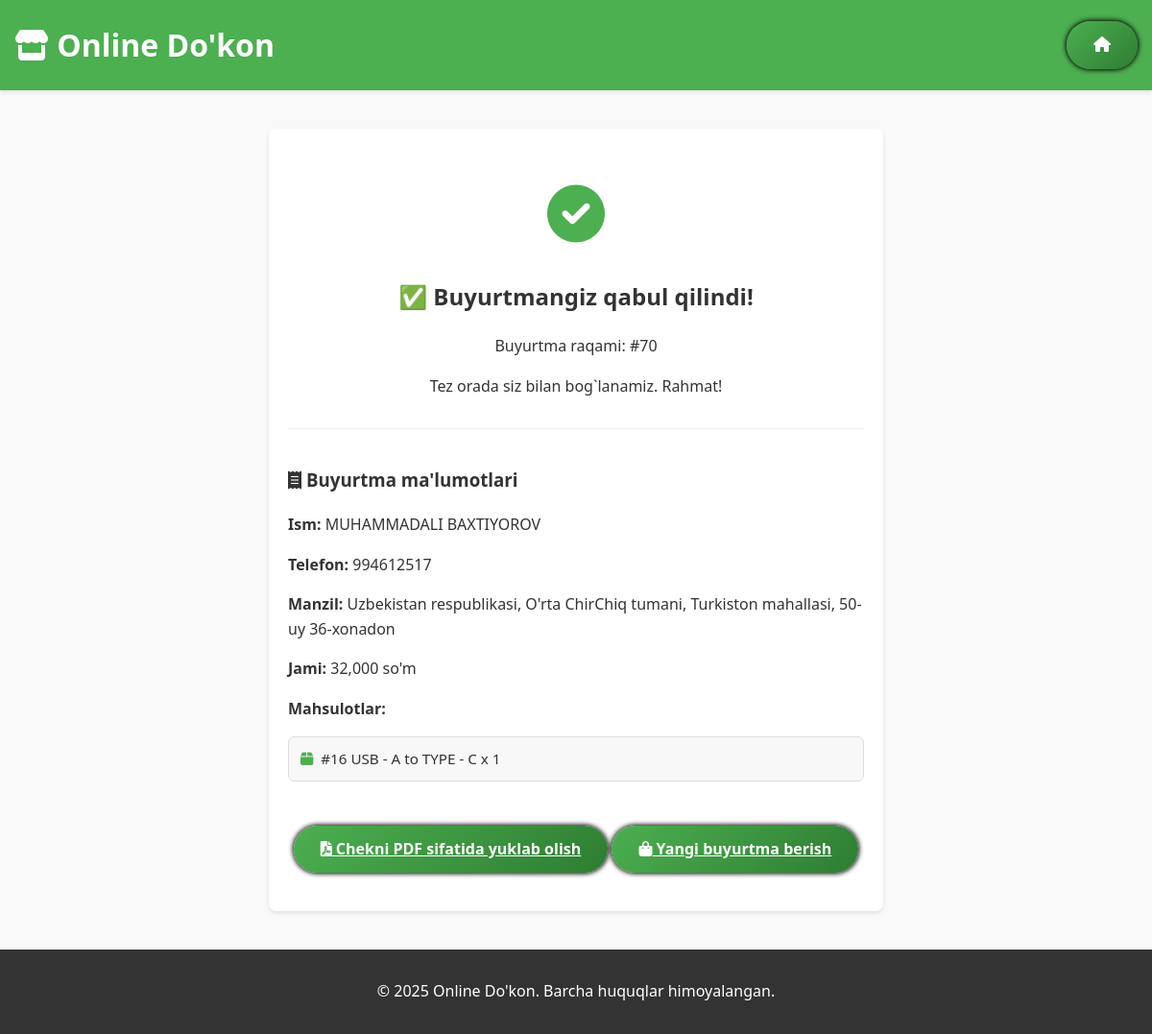
The page /success/70 on the database its author committed.
### tables this page shows
CREATE TABLE orders (id INTEGER PRIMARY KEY AUTOINCREMENT, name TEXT, phone TEXT, address TEXT, location TEXT, products TEXT, total_price INTEGER, status TEXT DEFAULT ('YANGI'));

### app.py (the view)
@app.route('/success/<int:order_id>')
def success(order_id):
    conn = get_db_connection()
    order = conn.execute('SELECT * FROM orders WHERE id = ?', (order_id,)).fetchone()
    conn.close()
    products = []
    if order and order['products']:
        raw_items = re.split(r'\),\s*\(', order['products'])
        products = [item.strip("() ").strip() for item in raw_items]
    return render_template('success.html', order=order, products=products)

### app.py (called while the page is built)
def get_db_connection():
    conn = sqlite3.connect('database/shop.db')
    conn.row_factory = sqlite3.Row
    return conn

### templates/success.html (shortened to what this page needs)
<!DOCTYPE html>
<html lang="uz">
<head>
    <link rel="stylesheet" href="{{ url_for('static', filename='styles.css') }}">
    <link rel="stylesheet" href="https://cdnjs.cloudflare.com/ajax/libs/font-awesome/6.0.0/css/all.min.css">
</head>
<body>
    <header class="header">
        <div class="container">
            <h1><i class="fas fa-store"></i> Online Do'kon</h1>
            <nav class="bottom-nav">
                <a href="{{ url_for('index') }}" class="btn">
                    <i class="fas fa-home"></i>
                </a>
            </nav>
        </div>
    </header>
    <main class="container">
        <div class="success-message">
            <div class="success-icon">
                <i class="fas fa-check-circle"></i>
            </div>
            <h2>✅ Buyurtmangiz qabul qilindi!</h2>
            <p>Buyurtma raqami: #{{ order.id }}</p>
            <p>Tez orada siz bilan bog`lanamiz. Rahmat!</p>
            <div class="order-details">
                <h3><i class="fas fa-receipt"></i> Buyurtma ma'lumotlari</h3>
                <p><strong>Ism:</strong> {{ order.name }}</p>
                <p><strong>Telefon:</strong> {{ order.phone }}</p>
                <p><strong>Manzil:</strong> {{ order.address }}</p>
                <p><strong>Jami:</strong> {{ "{:,.0f}".format(order.total_price) }} so'm</p>
                <p><strong>Mahsulotlar:</strong></p>
                <ul class="product-list">
                    {% for product in products %}
                    <li><i class="fas fa-box"></i> {{ product }}</li>
                    {% endfor %}
                </ul>
            </div>
            <a href="{{ url_for('download_receipt', order_id=order.id) }}" class="btn" style="margin-top:10px;">
                <i class="fas fa-file-pdf"></i> Chekni PDF sifatida yuklab olish
            </a>
            <a href="{{ url_for('index') }}" class="btn" style="margin-top: 30px;">
                <i class="fas fa-shopping-bag"></i> Yangi buyurtma berish
            </a>
        </div>
    </main>
    <footer class="footer">
        <div class="container">
            <p>© 2025 Online Do'kon. Barcha huquqlar himoyalangan.</p>
        </div>
    </footer>
</body>
</html>

### static/styles.css (style rules this page uses)
:root { --primary: #4CAF50; --secondary: #FF9800; --light: #f5f5f5; --dark: #333; --border: #e0e0e0; }
body { font-family: 'Segoe UI', Tahoma, sans-serif; line-height: 1.6; color: var(--dark); background: #f9f9f9; margin: 0; padding: 0; }
.container { max-width: auto; margin: 0 auto; padding: 0 15px; }
.header { background: var(--primary); color: white; padding: 0px 0; box-shadow: 0 2px 4px rgba(0, 0, 0, 0.1); }
.header .container { display: flex; justify-content: space-between; align-items: center; }
.footer { background: var(--dark); color: white; text-align: center; padding: 15px 0; margin-top: 40px; }
.btn { display: inline-block; padding: 12px 28px; background: linear-gradient(135deg, #4CAF50, #2e7d32); color: #fff; border: none; border-radius: 25px; font-size: 16px; font-weight: 600; cursor: pointer; transition: all 0.3s ease; text-align: center; box-shadow : 0px 0px 5px 1px #000000 ; }

### templates/success.html (style rules this page uses)
.success-message { text-align: center; padding: 40px 20px; background: white; border-radius: 8px; box-shadow: 0 2px 4px rgba(0, 0, 0, 0.1); max-width: 600px; margin: 40px auto; }
.success-icon { color: #4CAF50; font-size: 60px; margin-bottom: 20px; }
.order-details { margin-top: 30px; text-align: left; border-top: 1px solid #eee; padding-top: 20px; }
.product-list { list-style: none; padding-left: 0; margin-top: 10px; }
.product-list li { background: #f8f8f8; margin: 6px 0; padding: 10px 12px; border-radius: 6px; border: 1px solid #ddd; font-size: 0.95rem; display: flex; align-items: center; gap: 8px; }
.product-list li i { color: #4CAF50; }

### rows shown on the page
orders: id "70", name "MUHAMMADALI BAXTIYOROV", phone "994612517", address "Uzbekistan respublikasi, O'rta ChirChiq tumani, Turkiston mahallasi, 50-uy 36-xonadon", total_price "32,000"

### other values the page prints
{{ product }} "#16 USB - A to TYPE - C x 1"
